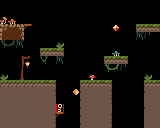

This game map was drawn from its Tiled (.tmx) file and the tilesets committed beside it. A one-line description and the full map source follow:
An orthogonal 20x16 tile map with 8x8 px tiles, 3 tile layers (Terrain, Decorations, Colectables).

<map version="1.9" tiledversion="1.9.2" orientation="orthogonal" renderorder="right-down" width="20" height="16" tilewidth="8" tileheight="8" infinite="0" nextlayerid="5" nextobjectid="1">
 <tileset firstgid="1" source="tileset.tsx" />
 <layer id="1" name="Terrain" width="20" height="16">
  <data encoding="csv">
0,0,0,0,0,0,0,0,0,0,0,0,0,0,0,0,0,0,0,0,
0,0,0,0,0,0,0,0,0,0,0,0,0,0,0,0,0,0,0,0,
0,0,0,0,0,0,0,0,0,0,0,0,0,0,0,0,0,0,0,0,
57,58,59,408,0,0,0,0,0,0,0,0,0,0,0,0,0,246,247,248,
78,79,80,0,0,0,0,0,0,0,0,0,0,0,0,0,0,0,0,0,
0,0,0,0,0,0,0,0,0,0,0,0,0,0,0,0,0,0,0,0,
0,0,0,0,0,246,247,248,0,0,0,0,0,0,0,0,0,0,0,0,
0,0,0,0,0,0,0,0,0,0,0,0,0,246,247,248,0,0,0,0,
0,0,0,0,0,0,0,0,0,0,0,0,0,0,0,0,0,0,0,0,
0,0,0,0,0,0,0,0,0,0,0,0,0,0,0,0,0,0,0,0,
246,246,246,246,246,247,248,0,0,0,246,246,247,248,0,0,0,0,246,247,
268,268,268,268,268,268,269,0,0,0,267,268,268,269,0,0,0,0,267,268,
268,268,268,268,268,268,268,0,0,0,267,268,268,269,0,0,0,0,268,268,
268,268,268,268,268,268,268,0,0,0,267,268,268,268,0,0,0,0,267,268,
268,268,268,268,268,268,269,408,0,0,267,268,268,269,0,0,0,0,268,268,
268,268,268,268,268,268,269,0,0,0,267,268,268,269,0,0,0,0,268,268
</data>
 </layer>
 <layer id="2" name="Decorations" width="20" height="16">
  <data encoding="csv">
0,0,0,0,0,0,0,0,0,0,0,0,0,0,0,0,0,0,0,0,
0,0,0,0,0,0,0,0,0,0,0,0,0,0,0,0,0,0,0,0,
37,38,0,0,0,0,0,0,0,0,0,0,0,0,0,0,0,0,0,0,
0,0,0,0,0,0,0,0,0,0,0,0,0,0,0,0,0,0,0,0,
0,0,0,0,0,0,0,0,0,0,0,0,0,0,0,0,0,446,467,0,
444,445,446,0,0,0,0,226,0,0,0,0,0,0,0,0,0,0,0,0,
0,0,0,0,0,0,0,0,0,0,0,0,0,0,121,0,0,0,0,0,
0,0,456,457,0,443,0,446,0,0,0,0,0,0,0,0,0,0,0,0,
0,0,477,478,0,0,0,0,0,0,0,0,0,465,466,467,0,0,0,0,
226,0,498,0,0,0,0,0,0,0,0,122,0,0,0,0,0,0,226,0,
0,0,0,0,0,0,0,0,0,0,0,0,0,0,0,0,0,0,0,0,
0,0,0,0,0,0,0,0,0,0,0,0,0,0,0,0,0,0,0,0,
0,0,0,0,0,0,0,0,0,0,0,0,0,0,0,0,0,0,0,0,
0,0,0,0,0,0,0,0,0,0,0,0,0,0,0,0,0,0,0,0,
0,0,0,0,0,0,0,0,0,0,0,0,0,0,0,0,0,0,0,0,
0,0,0,0,0,0,0,0,0,0,0,0,0,0,0,0,0,0,0,0
</data>
 </layer>
 <layer id="3" name="Colectables" width="20" height="16">
  <data encoding="csv">
0,0,0,0,0,0,0,0,0,0,0,0,0,0,0,0,0,0,0,0,
0,0,0,0,0,0,0,0,0,0,0,0,0,0,0,0,0,0,0,0,
0,0,0,0,0,0,0,0,0,0,0,0,0,0,0,0,0,0,0,0,
0,0,0,0,0,0,0,0,0,0,0,0,0,0,426,0,0,0,0,0,
0,0,0,0,0,0,0,0,0,0,0,0,0,0,0,0,0,0,0,0,
0,0,0,0,0,0,0,0,0,0,0,0,0,0,0,0,0,0,0,0,
0,0,0,0,0,0,0,0,0,0,0,0,0,0,0,0,0,0,0,0,
0,0,0,0,0,0,0,0,0,0,0,0,0,0,0,0,0,0,0,0,
0,0,0,0,0,0,0,0,0,0,0,0,0,0,0,0,0,0,0,0,
0,0,0,0,0,0,0,0,0,0,0,0,0,0,0,0,0,0,0,0,
0,0,0,0,0,0,0,0,0,0,0,0,0,0,0,0,0,0,0,0,
0,0,0,0,0,0,0,0,0,428,0,0,0,0,0,0,0,0,0,0,
0,0,0,0,0,0,0,0,0,0,0,0,0,0,0,0,0,0,0,0,
0,0,0,0,0,0,0,405,0,0,0,0,0,0,0,0,0,0,0,0,
0,0,0,0,0,0,0,0,0,0,0,0,0,0,0,0,0,0,0,0,
0,0,0,0,0,0,0,0,0,0,0,0,0,0,0,0,0,0,0,0
</data>
 </layer>
</map>